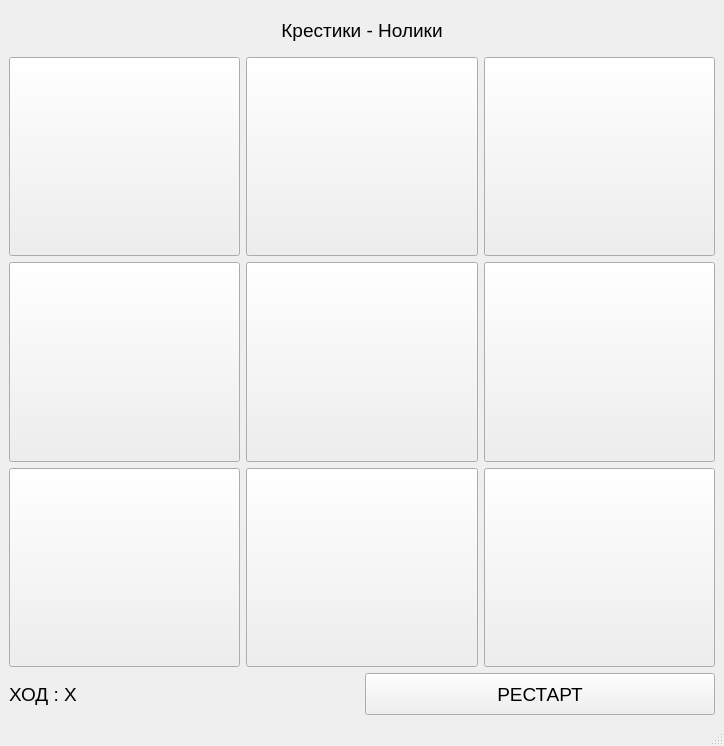
<?xml version="1.0" encoding="UTF-8"?>
<ui version="4.0">
 <class>MainWindow</class>
 <widget class="QMainWindow" name="MainWindow">
  <property name="geometry">
   <rect>
    <x>0</x>
    <y>0</y>
    <width>724</width>
    <height>746</height>
   </rect>
  </property>
  <property name="windowTitle">
   <string>Крестики - Нолики</string>
  </property>
  <widget class="QWidget" name="centralwidget">
   <layout class="QVBoxLayout" name="verticalLayout" stretch="2,29,2">
    <item>
     <widget class="QLabel" name="label">
      <property name="font">
       <font>
        <pointsize>14</pointsize>
       </font>
      </property>
      <property name="layoutDirection">
       <enum>Qt::LeftToRight</enum>
      </property>
      <property name="text">
       <string>Крестики - Нолики</string>
      </property>
      <property name="alignment">
       <set>Qt::AlignCenter</set>
      </property>
     </widget>
    </item>
    <item>
     <layout class="QGridLayout" name="gridLayout">
      <item row="0" column="1">
       <widget class="QPushButton" name="pushButton_2">
        <property name="sizePolicy">
         <sizepolicy hsizetype="Minimum" vsizetype="Expanding">
          <horstretch>0</horstretch>
          <verstretch>0</verstretch>
         </sizepolicy>
        </property>
        <property name="text">
         <string/>
        </property>
       </widget>
      </item>
      <item row="1" column="1">
       <widget class="QPushButton" name="pushButton_5">
        <property name="sizePolicy">
         <sizepolicy hsizetype="Minimum" vsizetype="Expanding">
          <horstretch>0</horstretch>
          <verstretch>0</verstretch>
         </sizepolicy>
        </property>
        <property name="text">
         <string/>
        </property>
       </widget>
      </item>
      <item row="2" column="0">
       <widget class="QPushButton" name="pushButton_7">
        <property name="sizePolicy">
         <sizepolicy hsizetype="Minimum" vsizetype="Expanding">
          <horstretch>0</horstretch>
          <verstretch>0</verstretch>
         </sizepolicy>
        </property>
        <property name="text">
         <string/>
        </property>
       </widget>
      </item>
      <item row="1" column="2">
       <widget class="QPushButton" name="pushButton_6">
        <property name="sizePolicy">
         <sizepolicy hsizetype="Minimum" vsizetype="Expanding">
          <horstretch>0</horstretch>
          <verstretch>0</verstretch>
         </sizepolicy>
        </property>
        <property name="text">
         <string/>
        </property>
       </widget>
      </item>
      <item row="2" column="2">
       <widget class="QPushButton" name="pushButton_9">
        <property name="sizePolicy">
         <sizepolicy hsizetype="Minimum" vsizetype="Expanding">
          <horstretch>0</horstretch>
          <verstretch>0</verstretch>
         </sizepolicy>
        </property>
        <property name="text">
         <string/>
        </property>
       </widget>
      </item>
      <item row="0" column="2">
       <widget class="QPushButton" name="pushButton_3">
        <property name="sizePolicy">
         <sizepolicy hsizetype="Minimum" vsizetype="Expanding">
          <horstretch>0</horstretch>
          <verstretch>0</verstretch>
         </sizepolicy>
        </property>
        <property name="text">
         <string/>
        </property>
       </widget>
      </item>
      <item row="1" column="0">
       <widget class="QPushButton" name="pushButton_4">
        <property name="sizePolicy">
         <sizepolicy hsizetype="Minimum" vsizetype="Expanding">
          <horstretch>0</horstretch>
          <verstretch>0</verstretch>
         </sizepolicy>
        </property>
        <property name="text">
         <string/>
        </property>
       </widget>
      </item>
      <item row="2" column="1">
       <widget class="QPushButton" name="pushButton_8">
        <property name="sizePolicy">
         <sizepolicy hsizetype="Minimum" vsizetype="Expanding">
          <horstretch>0</horstretch>
          <verstretch>0</verstretch>
         </sizepolicy>
        </property>
        <property name="text">
         <string/>
        </property>
       </widget>
      </item>
      <item row="0" column="0">
       <widget class="QPushButton" name="pushButton">
        <property name="sizePolicy">
         <sizepolicy hsizetype="Minimum" vsizetype="Expanding">
          <horstretch>0</horstretch>
          <verstretch>0</verstretch>
         </sizepolicy>
        </property>
        <property name="text">
         <string/>
        </property>
       </widget>
      </item>
     </layout>
    </item>
    <item>
     <layout class="QHBoxLayout" name="horizontalLayout_3">
      <item>
       <widget class="QLabel" name="label_2">
        <property name="font">
         <font>
          <pointsize>14</pointsize>
         </font>
        </property>
        <property name="text">
         <string>ХОД : X</string>
        </property>
       </widget>
      </item>
      <item>
       <widget class="QPushButton" name="pushButton_10">
        <property name="sizePolicy">
         <sizepolicy hsizetype="Minimum" vsizetype="Expanding">
          <horstretch>0</horstretch>
          <verstretch>0</verstretch>
         </sizepolicy>
        </property>
        <property name="font">
         <font>
          <pointsize>14</pointsize>
         </font>
        </property>
        <property name="text">
         <string>РЕСТАРТ</string>
        </property>
       </widget>
      </item>
     </layout>
    </item>
   </layout>
  </widget>
  <widget class="QStatusBar" name="statusbar"/>
 </widget>
 <resources/>
 <connections/>
</ui>
